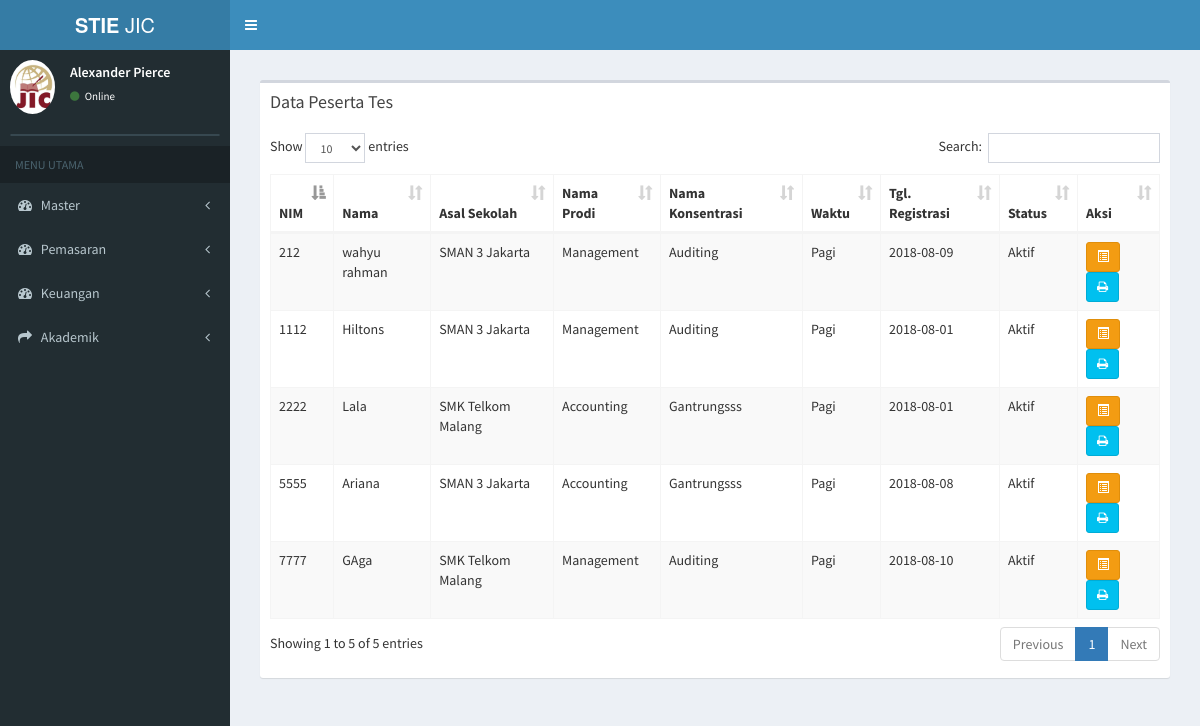
Screenshot of /index.php/daftar_ulang/data_peserta_tes with the database file from the repository.
### tables this page shows
CREATE TABLE `tb_mahasiswa` (
  `id_mahasiswa` varchar(7) NOT NULL,
  `nama_mahasiswa` varchar(50) NOT NULL,
  `nim` varchar(15) NOT NULL,
  `status_mahasiswa` varchar(20) NOT NULL,
  `id_prodi` varchar(7) NOT NULL,
  `id_konsentrasi` varchar(7) NOT NULL,
  `id_hasil_tes` varchar(7) NOT NULL,
  `id_sekolah` varchar(6) NOT NULL,
  `id_waktu` int(2) NOT NULL,
  `id_grade` varchar(2) NOT NULL,
  `semester_aktif` varchar(5) NOT NULL,
  `id_grade2` varchar(2) NOT NULL
);

CREATE TABLE `tb_sekolah` (
  `id_sekolah` varchar(6) NOT NULL,
  `nama_sekolah` varchar(30) NOT NULL,
  `alamat_sekolah` text NOT NULL,
  `jenis_sekolah` varchar(6) NOT NULL
);

CREATE TABLE `tb_prodi` (
  `id_prodi` varchar(6) NOT NULL,
  `nama_prodi` varchar(20) NOT NULL,
  `ketua_prodi` varchar(50) NOT NULL
);

CREATE TABLE `tb_konsentrasi` (
  `id_konsentrasi` varchar(6) NOT NULL,
  `nama_konsentrasi` varchar(20) NOT NULL,
  `id_prodi` varchar(6) NOT NULL
);

CREATE TABLE `tb_waktu` (
  `id_waktu` int(11) NOT NULL,
  `waktu` varchar(10) NOT NULL
);

CREATE TABLE `tb_tgl_du` (
  `id_mahasiswa` varchar(11) NOT NULL,
  `tgl_du` date NOT NULL
);

### application/controllers/daftar_ulang.php (called while the page is built, shortened)
<?php
class daftar_ulang extends CI_Controller {
	public function __construct()
	{
		$this->load->model('daftar_ulang_model');
		$this->load->model('tamu_model');
		$this->load->model('mahasiswa_model');
	}
	public function data_peserta_tes()
	{
			$data['du'] = $this->daftar_ulang_model->data_peserta_tes();
			$data['main_view'] = 'Daftar/data_daftarulang_view';
			$this->load->view('template', $data);
	}
}

### index.php (called while the page is built, shortened)
<?php
require_once BASEPATH.'core/CodeIgniter.php';

### application/models/daftar_ulang_model.php (called while the page is built, shortened)
<?php
class Daftar_ulang_model extends CI_Model {
  public function data_peserta_tes(){
    return $this->db->join('tb_prodi','tb_prodi.id_prodi=tb_mahasiswa.id_prodi')
              ->join('tb_sekolah','tb_sekolah.id_sekolah=tb_mahasiswa.id_sekolah')
              ->join('tb_konsentrasi','tb_konsentrasi.id_konsentrasi=tb_mahasiswa.id_konsentrasi')
              ->join('tb_alamat','tb_alamat.id_mahasiswa=tb_mahasiswa.id_mahasiswa')
              ->join('tb_bio','tb_bio.id_mahasiswa=tb_mahasiswa.id_mahasiswa')
              ->join('tb_kontak','tb_kontak.id_mahasiswa=tb_mahasiswa.id_mahasiswa')
              ->join('tb_waktu','tb_waktu.id_waktu=tb_mahasiswa.id_waktu')
              ->join('tb_tgl_du','tb_tgl_du.id_mahasiswa=tb_mahasiswa.id_mahasiswa')
              ->where('tb_mahasiswa.id_waktu', '1')
              ->get('tb_mahasiswa')
              ->result();
  }
}

### application/views/Daftar/data_daftarulang_view.php (the view, shortened to what this page needs)
<section class="content">
      <div class="row">
        <div class="col-xs-12">
          <div class="box">
            <div class="box-header">
              <h3 class="box-title">Data Peserta Tes</h3>
            </div>
            <div class="box-body">
              <table id="example1" class="table table-bordered table-striped">
                <thead>
                <tr>
                  <th>NIM</th>
                  <th>Nama</th>
                  <th>Asal Sekolah</th>
                  <th>Nama Prodi</th>
                  <th>Nama Konsentrasi</th>
                  <th>Waktu</th>
                  <th>Tgl. Registrasi</th>
                  <th>Status</th>
                  <th>Aksi</th>
                </tr>
                </thead>
                <tbody>
                <?php
                foreach ($du as $data) {
                    if ($data->status_mahasiswa == 'Nilai Kosong') {
                       echo '
                <tr>
                  <td>'.$data->nim.'</td>
                  <td>'.$data->nama_mahasiswa.'
                  </td>
                  <td>'.$data->nama_sekolah.'</td>
                  <td>'.$data->nama_prodi.'</td>
                  <td>'.$data->nama_konsentrasi.'</td>
                  <td>'.$data->waktu.'</td>
                  <td>'.$data->tgl_du.'</td>
                  <td>'.$data->status_mahasiswa.'</td>
                  <td>
                     <a href="'.base_url('daftar_ulang/print_ljk/'.$data->id_mahasiswa).'" target="_blank" class="btn btn-warning btn-sm" title="Print Lembar Jawaban"><i class="glyphicon glyphicon-print" ></i><span class="tooltiptext">Print LJK</span></a>
                     <a href="'.base_url('hasil_tes/page_input_nilai/'.$data->id_mahasiswa).'" class="btn btn-success  btn-sm" title="Input Nilai Tes"><i class="glyphicon glyphicon-pencil"></i><span class="tooltiptext">Input Nilai Tes</span></a>
                  </td>
                </tr>
                ';
                  } else {
                      echo '
                <tr>
                  <td>'.$data->nim.'</td>
                  <td>'.$data->nama_mahasiswa.'
                  </td>
                  <td>'.$data->nama_sekolah.'</td>
                  <td>'.$data->nama_prodi.'</td>
                  <td>'.$data->nama_konsentrasi.'</td>
                  <td>'.$data->waktu.'</td>
                  <td>'.$data->tgl_du.'</td>
                  <td>'.$data->status_mahasiswa.'</td>
                  <td>
                    <a href="'.base_url('daftar_ulang/detail_nilai/'.$data->id_mahasiswa).'" class="btn btn-warning btn-sm" title="Detail"><i class="glyphicon glyphicon-list-alt"></i><span class="tooltiptext">Detail</span></a>
                     <a href="'.base_url('hasil_tes/print_hasil_tes/'.$data->id_mahasiswa).'" target="_blank" class="btn btn-info btn-sm" title="Print Hasil Tes"><i class="fa fa-print"></i><span class="tooltiptext">Print Hasil Tes</span></a>
                  </td>
                </tr>
                ';
                }
                }
              ?>
                </tbody>
              </table>
            </div>
          </div>
        </div>
      </div>
    </section>

### application/views/template.php (style rules this page uses)
a { position: relative; display: inline-block; }

### rows the page displays
tb_mahasiswa: nim "212", nama_mahasiswa "wahyu rahman", id_sekolah.nama_sekolah "SMAN 3 Jakarta", id_prodi.nama_prodi "Management", id_konsentrasi.nama_konsentrasi "Auditing", id_waktu.waktu "Pagi", tb_tgl_du.tgl_du "2018-08-09", status_mahasiswa "Aktif"
tb_mahasiswa: nim "7777", nama_mahasiswa "GAga", id_sekolah.nama_sekolah "SMK Telkom Malang", id_prodi.nama_prodi "Management", id_konsentrasi.nama_konsentrasi "Auditing", id_waktu.waktu "Pagi", tb_tgl_du.tgl_du "2018-08-10", status_mahasiswa "Aktif"
tb_mahasiswa: nim "1112", nama_mahasiswa "Hiltons", id_sekolah.nama_sekolah "SMAN 3 Jakarta", id_prodi.nama_prodi "Management", id_konsentrasi.nama_konsentrasi "Auditing", id_waktu.waktu "Pagi", tb_tgl_du.tgl_du "2018-08-01", status_mahasiswa "Aktif"
tb_mahasiswa: nim "2222", nama_mahasiswa "Lala", id_sekolah.nama_sekolah "SMK Telkom Malang", id_prodi.nama_prodi "Accounting", id_konsentrasi.nama_konsentrasi "Gantrungsss", id_waktu.waktu "Pagi", tb_tgl_du.tgl_du "2018-08-01", status_mahasiswa "Aktif"
tb_mahasiswa: nim "5555", nama_mahasiswa "Ariana", id_sekolah.nama_sekolah "SMAN 3 Jakarta", id_prodi.nama_prodi "Accounting", id_konsentrasi.nama_konsentrasi "Gantrungsss", id_waktu.waktu "Pagi", tb_tgl_du.tgl_du "2018-08-08", status_mahasiswa "Aktif"
